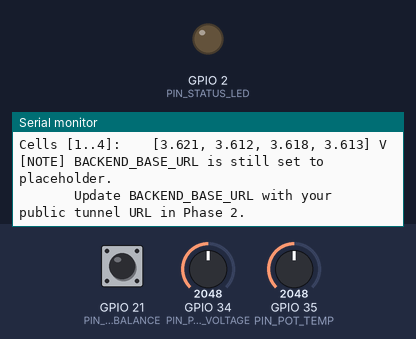
The sketch below on a simulated ESP32. Parts: output pins drawn as LEDs (lit = HIGH), the last lines printed to the serial monitor. The test bench sets the inputs (shaded band); at power-on: GPIO 34 (PIN_POT_VOLTAGE) = 2048, GPIO 35 (PIN_POT_TEMP) = 2048, GPIO 21 (PIN_SW_IMBALANCE) HIGH. WiFi joins after 1.5 s; servers stay silent unless stated.

Above: at 3.7 s.
3.8 s: GPIO 34 (PIN_POT_VOLTAGE) set to 491
At 6.7 s:
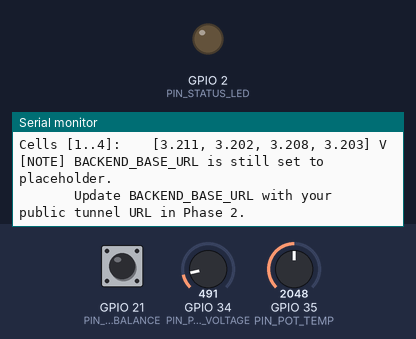
10.5 s: GPIO 35 (PIN_POT_TEMP) set to 491
16.5 s: GPIO 21 (PIN_SW_IMBALANCE) pulled LOW for 3.2 s
21.2 s: GPIO 34 (PIN_POT_VOLTAGE) set to 25
At 24.8 s:
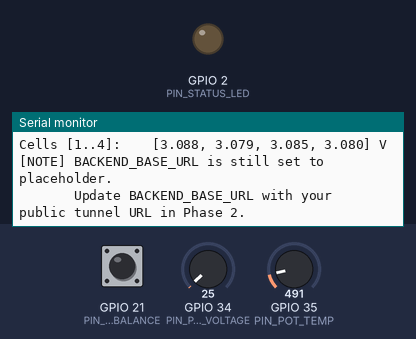
28.5 s: GPIO 35 (PIN_POT_TEMP) set to 25
Timing chart, 0 to 31.5 s (numbered marks = the images above; inputs shaded):
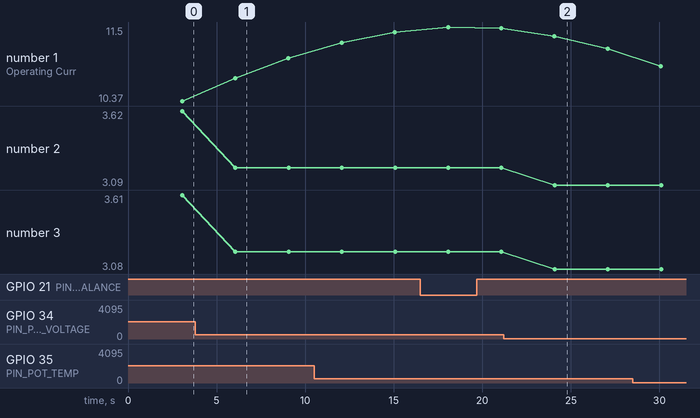

The sketch:

sketch.ino
```cpp
/*
 * VoltBot (BatteryGuard) - Wokwi ESP32 Battery Telemetry Node
 *
 * Target Board: ESP32 DevKit v1 / ESP32 DevKit C V4
 * Environment: Wokwi Online Simulator (https://wokwi.com)
 *
 * Hardware Mapping:
 * - Potentiometer 1 (SIG -> GPIO 34): Simulated Battery Pack Voltage (40.0V - 54.0V)
 * - Potentiometer 2 (SIG -> GPIO 35): Simulated Battery Pack Temperature (20.0°C - 65.0°C)
 * - Slide Switch (PIN 2 -> GPIO 21, PIN 1 -> GND): Cell Imbalance Fault Simulation
 * - Built-in LED (GPIO 2): Telemetry Activity Indicator
 *
 * Network Configuration:
 * - Wi-Fi: Wokwi-GUEST (open virtual network in Wokwi)
 * - Backend: Configurable tunnel URL pointing to local FastAPI server (/api/sensor-data)
 */

#include <WiFi.h>
#include <HTTPClient.h>

// If a local (git-ignored) secrets.h file exists, load credentials from it.
// SECURITY NOTE: While secrets.h prevents accidental git commits locally,
// pasting secrets into the online Wokwi web editor is NOT confidential.
// Always use temporary, disposable demonstration keys.
#if __has_include("secrets.h")
  #include "secrets.h"
#endif

#ifndef VOLTBOT_TUNNEL_URL
  #define VOLTBOT_TUNNEL_URL "https://YOUR-TUNNEL-URL-HERE"
#endif

#ifndef VOLTBOT_API_KEY
  #define VOLTBOT_API_KEY ""
#endif

// ============================================================================
// CONFIGURATION & ENDPOINTS
// ============================================================================
const char* WIFI_SSID = "Wokwi-GUEST";
const char* WIFI_PASSWORD = "";

// Device ID registered in VoltBot monitoring pipeline
const char* DEVICE_ID = "ESP32_WOKWI_01";

// Configurable tunnel endpoint and optional ingestion API key
const char* BACKEND_BASE_URL = VOLTBOT_TUNNEL_URL;
const char* INGESTION_PATH = "/api/sensor-data";
const char* API_KEY = VOLTBOT_API_KEY;

// Telemetry interval: 3 seconds (matches VoltBot backend sampling window)
const unsigned long TELEMETRY_INTERVAL_MS = 3000;

// Pin assignments (using ADC1 pins safe for use with Wi-Fi)
const int PIN_POT_VOLTAGE   = 34; // ADC1_CH6 - Pack Voltage
const int PIN_POT_TEMP      = 35; // ADC1_CH7 - Pack Temperature
const int PIN_SW_IMBALANCE  = 21; // Digital input with pullup - Cell 4 Imbalance Switch
const int PIN_STATUS_LED    = 2;  // Built-in activity LED

// Bounded physical calibration ranges
const float VOLTAGE_MIN_V = 40.0f; // Low-voltage warning is < 42.0V
const float VOLTAGE_MAX_V = 54.0f; // High-voltage warning is > 50.0V
const float TEMP_MIN_C    = 20.0f; // Ambient room temperature
const float TEMP_MAX_C    = 65.0f; // High-temp warning is >= 45°C, critical >= 55°C

// ============================================================================
// STATE VARIABLES
// ============================================================================
unsigned long lastTelemetryTime = 0;
unsigned long transmissionCount = 0;
unsigned int consecutiveFailures = 0;
float currentPhase = 0.0f;

// ============================================================================
// SETUP
// ============================================================================
void setup() {
  Serial.begin(115200);
  delay(1000);

  Serial.println();
  Serial.println("==================================================");
  Serial.println("   VoltBot ESP32 Battery Telemetry Simulator      ");
  Serial.println("==================================================");
  Serial.print("Device ID:        "); Serial.println(DEVICE_ID);
  Serial.print("Target Endpoint:  "); Serial.print(BACKEND_BASE_URL); Serial.println(INGESTION_PATH);
  Serial.print("Ingestion Auth:   "); Serial.println(strlen(API_KEY) > 0 ? "[CONFIGURED (X-API-Key)]" : "[DISABLED (Local Dev Mode)]");
  Serial.println("--------------------------------------------------");

  pinMode(PIN_POT_VOLTAGE, INPUT);
  pinMode(PIN_POT_TEMP, INPUT);
  pinMode(PIN_SW_IMBALANCE, INPUT_PULLUP);
  pinMode(PIN_STATUS_LED, OUTPUT);
  digitalWrite(PIN_STATUS_LED, LOW);

  connectToWiFi();
}

// ============================================================================
// MAIN LOOP
// ============================================================================
void loop() {
  // Ensure Wi-Fi remains connected
  if (WiFi.status() != WL_CONNECTED) {
    connectToWiFi();
  }

  unsigned long currentMillis = millis();
  if (currentMillis - lastTelemetryTime >= TELEMETRY_INTERVAL_MS) {
    lastTelemetryTime = currentMillis;
    transmitBatteryTelemetry();
  }

  delay(50); // Small cooperative yield for ESP32 RTOS
}

// ============================================================================
// WI-FI CONNECTION
// ============================================================================
void connectToWiFi() {
  Serial.print("[Wi-Fi] Connecting to ");
  Serial.print(WIFI_SSID);
  WiFi.mode(WIFI_STA);
  WiFi.begin(WIFI_SSID, WIFI_PASSWORD);

  int attempts = 0;
  while (WiFi.status() != WL_CONNECTED && attempts < 20) {
    delay(500);
    Serial.print(".");
    attempts++;
  }

  if (WiFi.status() == WL_CONNECTED) {
    Serial.println();
    Serial.print("[Wi-Fi] Connected! IP Address: ");
    Serial.println(WiFi.localIP());
  } else {
    Serial.println();
    Serial.println("[Wi-Fi] Connection timed out. Will retry on next cycle.");
  }
}

// ============================================================================
// SENSOR READING & TELEMETRY GENERATION
// ============================================================================
float readAnalogAveraged(int pin, int samples = 4) {
  long sum = 0;
  for (int i = 0; i < samples; i++) {
    sum += analogRead(pin);
    delay(2);
  }
  return (float)sum / (float)samples;
}

void transmitBatteryTelemetry() {
  transmissionCount++;

  // 1. Read Potentiometer 1 -> Pack Voltage (40.0V - 54.0V)
  float rawVoltage = readAnalogAveraged(PIN_POT_VOLTAGE);
  float voltage = VOLTAGE_MIN_V + (rawVoltage / 4095.0f) * (VOLTAGE_MAX_V - VOLTAGE_MIN_V);

  // 2. Read Potentiometer 2 -> Pack Temperature (20.0°C - 65.0°C)
  float rawTemp = readAnalogAveraged(PIN_POT_TEMP);
  float temperature = TEMP_MIN_C + (rawTemp / 4095.0f) * (TEMP_MAX_C - TEMP_MIN_C);

  // 3. Read Slide Switch -> Imbalance Simulation (LOW = Active, HIGH = Balanced)
  bool imbalanceActive = (digitalRead(PIN_SW_IMBALANCE) == LOW);

  // 4. Synthesize realistic operating current (8.5A - 11.5A nominal discharge)
  currentPhase += 0.25f;
  if (currentPhase > 6.283f) currentPhase = 0.0f;
  float current = 10.0f + sin(currentPhase) * 1.5f;

  // 5. Compute series cell voltages (4 series taps on a 13-series 48V pack)
  float baseCellVoltage = voltage / 13.0f;
  float cell1 = baseCellVoltage + 0.005f;
  float cell2 = baseCellVoltage - 0.004f;
  float cell3 = baseCellVoltage + 0.002f;
  float cell4 = baseCellVoltage - 0.003f;

  // If imbalance switch is active, drop Cell 4 significantly (divergence >= 0.20V)
  if (imbalanceActive) {
    cell4 = baseCellVoltage - 0.220f; // Triggers VoltBot's CRITICAL imbalance threshold (0.20V)
  }

  float cellMin = min(min(cell1, cell2), min(cell3, cell4));
  float cellMax = max(max(cell1, cell2), max(cell3, cell4));
  float cellImbalance = cellMax - cellMin;

  // Print telemetry to Serial Monitor
  Serial.println();
  Serial.print("--- Telemetry Packet #"); Serial.print(transmissionCount); Serial.println(" ---");
  Serial.printf("Pack Voltage:    %6.2f V   (Raw ADC: %4.0f)\n", voltage, rawVoltage);
  Serial.printf("Operating Curr:  %6.2f A   (Discharge)\n", current);
  Serial.printf("Pack Temp:       %6.2f C   (Raw ADC: %4.0f)\n", temperature, rawTemp);
  Serial.printf("Cell Imbalance:  %6.3f V   [%s]\n", cellImbalance, imbalanceActive ? "FAULT: CELL 4 LAGGING" : "NORMAL BALANCED");
  Serial.printf("Cells [1..4]:    [%.3f, %.3f, %.3f, %.3f] V\n", cell1, cell2, cell3, cell4);

  // Check if user has configured the tunnel URL
  String fullUrl = String(BACKEND_BASE_URL) + String(INGESTION_PATH);
  if (strstr(BACKEND_BASE_URL, "YOUR-TUNNEL-URL") != NULL) {
    Serial.println("[NOTE] BACKEND_BASE_URL is still set to placeholder.");
    Serial.println("       Update BACKEND_BASE_URL with your public tunnel URL in Phase 2.");
    return;
  }

  if (WiFi.status() != WL_CONNECTED) {
    Serial.println("[HTTP] Cannot send: Wi-Fi is not connected.");
    return;
  }

  // Build JSON payload matching backend/schemas.py:SensorData schema exactly
  String payload = "{";
  payload += "\"device_id\":\"" + String(DEVICE_ID) + "\",";
  payload += "\"voltage\":" + String(voltage, 2) + ",";
  payload += "\"current\":" + String(current, 2) + ",";
  payload += "\"temperature\":" + String(temperature, 2) + ",";
  payload += "\"cell_voltages\":["
             + String(cell1, 3) + ","
             + String(cell2, 3) + ","
             + String(cell3, 3) + ","
             + String(cell4, 3) + "]";
  payload += "}";

  // Send HTTP POST request
  HTTPClient http;
  http.begin(fullUrl);
  http.addHeader("Content-Type", "application/json");
  if (strlen(API_KEY) > 0) {
    http.addHeader("X-API-Key", API_KEY);
  }
  http.setTimeout(5000); // 5 second timeout

  digitalWrite(PIN_STATUS_LED, HIGH); // Flash LED during network transmission
  int httpResponseCode = http.POST(payload);
  digitalWrite(PIN_STATUS_LED, LOW);

  if (httpResponseCode > 0) {
    Serial.printf("[HTTP] POST %d (%s)\n", httpResponseCode, httpResponseCode == 200 ? "OK" : "CHECK BACKEND");
    if (httpResponseCode == 200) {
      consecutiveFailures = 0;
      String response = http.getString();
      Serial.printf("[HTTP Response] %s\n", response.substring(0, 120).c_str());
    } else {
      consecutiveFailures++;
      Serial.printf("[HTTP Error] Backend returned status code: %d\n", httpResponseCode);
    }
  } else {
    consecutiveFailures++;
    Serial.printf("[HTTP] POST failed, error: %s (Failures: %u)\n", http.errorToString(httpResponseCode).c_str(), consecutiveFailures);
  }

  http.end();
}
```

Measured:
- after the input at 3.8 s, the serial monitor: prints a new line after 2.3 s (image 1)
- after the input at 21.2 s, the serial monitor: prints a new line after 2.9 s (image 2)
- plotted number 2: 3.62 → 3.21 after the input at 3.8 s, 3.21 → 3.09 after the input at 21.2 s
- plotted number 3: 3.61 → 3.2 after the input at 3.8 s, 3.2 → 3.08 after the input at 21.2 s
